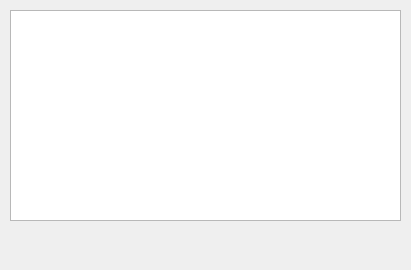
<?xml version="1.0" encoding="UTF-8"?>
<ui version="4.0">
 <class>Form</class>
 <widget class="QWidget" name="Form">
  <property name="geometry">
   <rect>
    <x>0</x>
    <y>0</y>
    <width>411</width>
    <height>270</height>
   </rect>
  </property>
  <property name="sizePolicy">
   <sizepolicy hsizetype="Fixed" vsizetype="Fixed">
    <horstretch>0</horstretch>
    <verstretch>0</verstretch>
   </sizepolicy>
  </property>
  <property name="windowTitle">
   <string>Grade Importer</string>
  </property>
  <widget class="QTreeWidget" name="tree">
   <property name="geometry">
    <rect>
     <x>10</x>
     <y>10</y>
     <width>391</width>
     <height>211</height>
    </rect>
   </property>
   <attribute name="headerVisible">
    <bool>false</bool>
   </attribute>
   <column>
    <property name="text">
     <string>1</string>
    </property>
   </column>
  </widget>
 </widget>
 <resources/>
 <connections/>
</ui>
